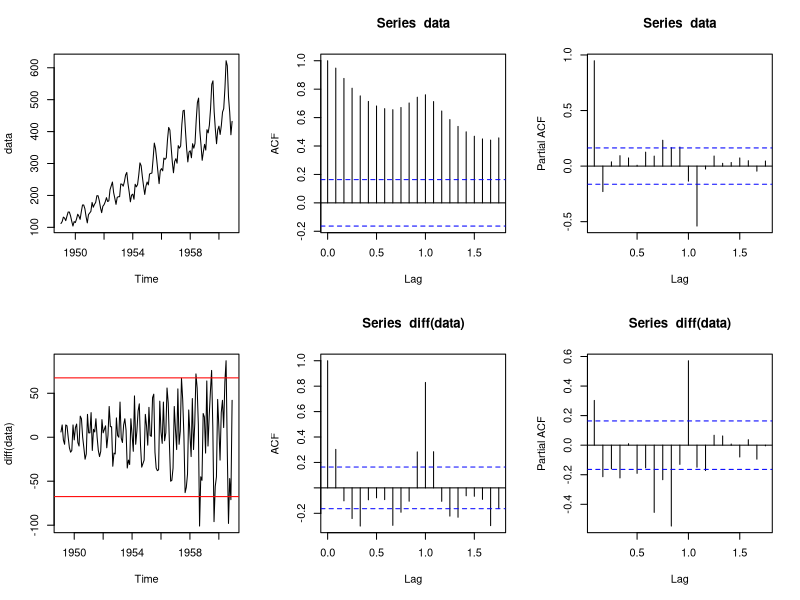
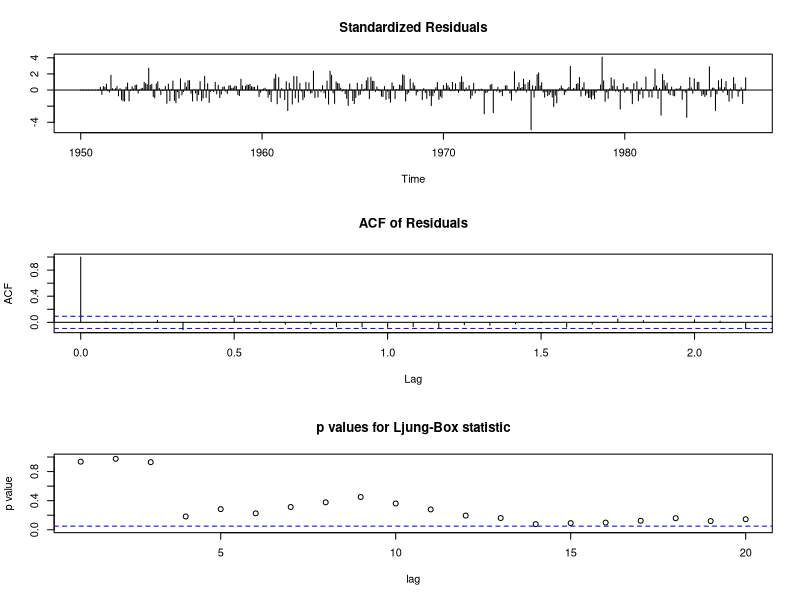
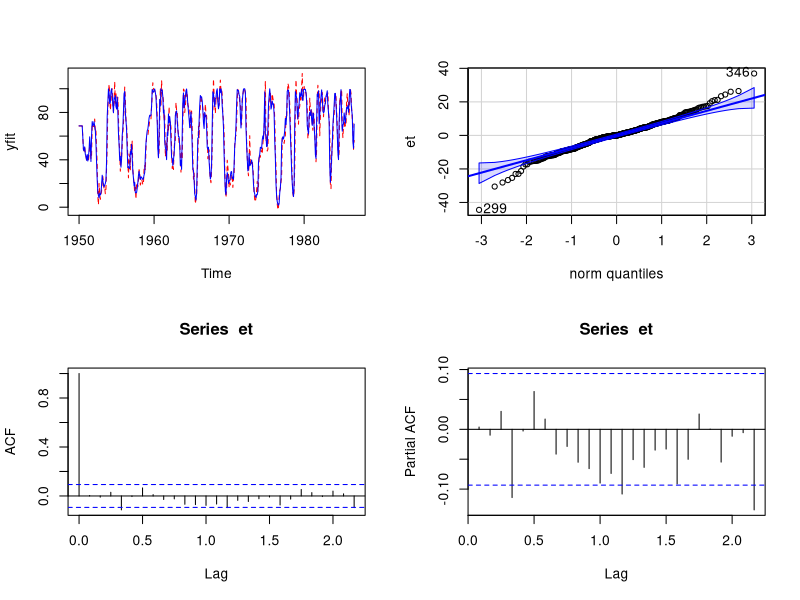
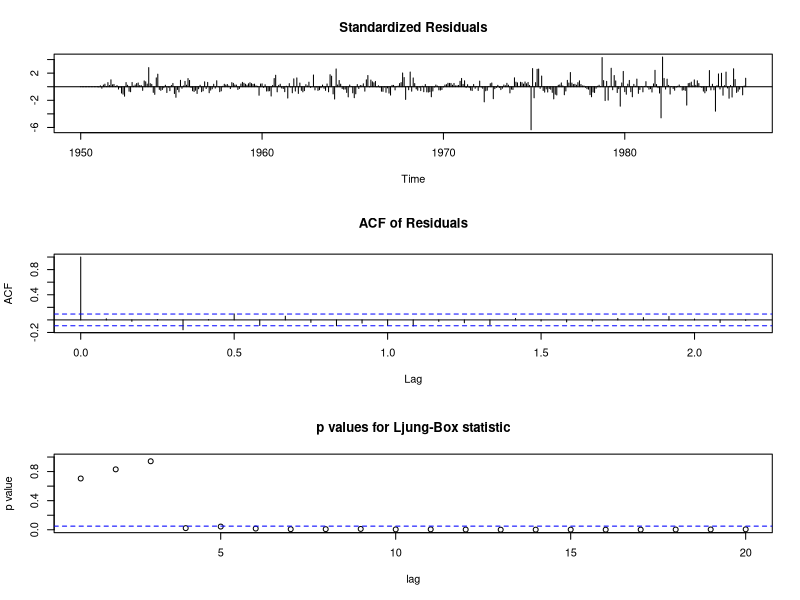
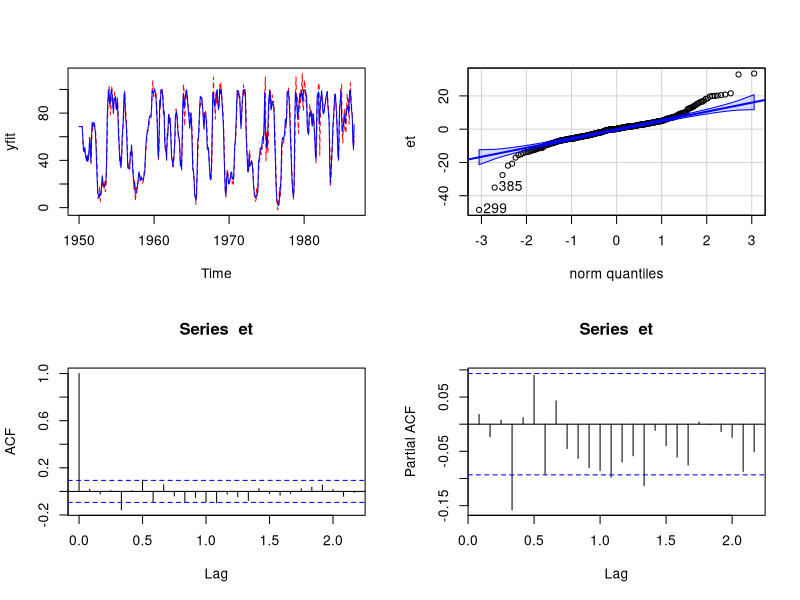
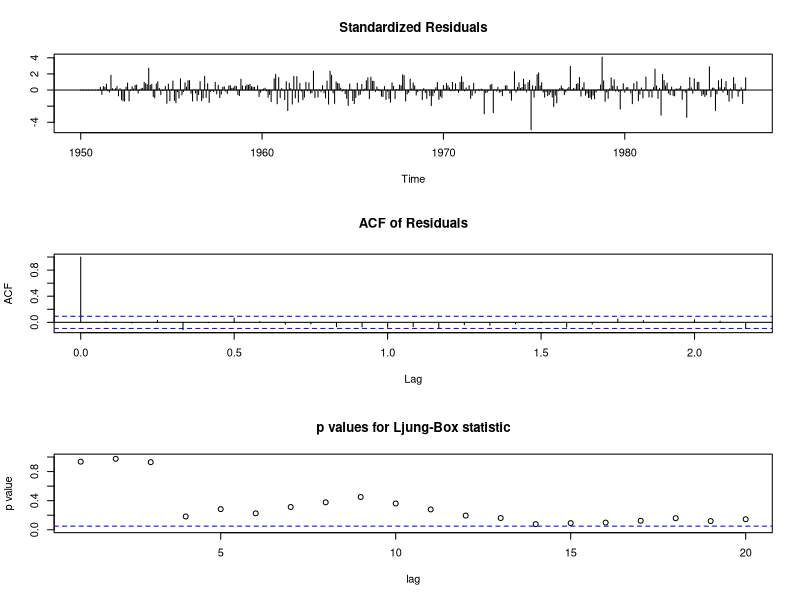
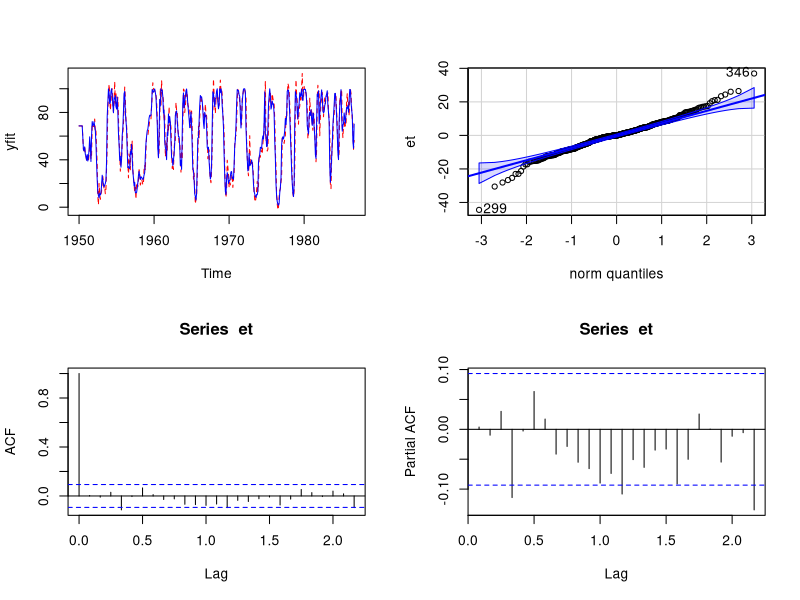
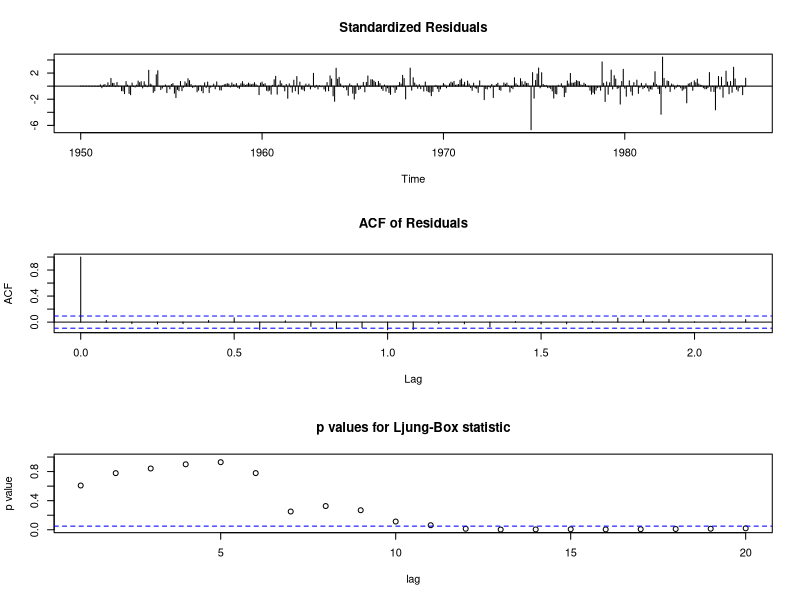

These charts were generated, in order, by the following R code:
## ---- chunk 1
library(tseries)
library(forecast)
#library(FitAR)
library(dynlm)
library(car)
library(urca)
## ---- chunk 2
plotserie = function(data){
  par(mfrow = c(2,3))
  plot(data)
  stats::acf(data)
  stats::pacf(data)
  
  plot(diff(data))
  abline(h=2*sd(diff(data)), col = "red")
  abline(h=-2*sd(diff(data)), col = "red")
  stats::acf(diff(data))
  stats::pacf(diff(data))
}

## ---- chunk 3
plotserieciclo = function(data, s) {
  par(mfrow = c(1,3))
  plot(diff(data, s))
  abline(h=2*sd(diff(data,s)), col = "red")
  abline(h=-2*sd(diff(data,s)), col = "red")
  stats::acf(diff(data,s))
  stats::pacf(diff(data,s))
}

## ---- chunk 4
plotresiduos = function(residuos, data) {
  par(mfrow = c(2,2))
  yfit = data - residuos
  plot(yfit, type="l", col="red", lty = 2)
  lines(data, col="blue")
  qqPlot(et)
  acf(et)
  pacf(et) 
}

## ---- chunk 5
ttest = function(modelo) {
  return(modelo$coef[which(modelo$coef!=0)] / sqrt(diag(modelo$var.coef)))
}
## ---- chunk 6
Lagtp = function(x, k){
  n = length(x)
  x1 = matrix(0, n)
  for (i in (k+1):n) {
    x1[i] = x[i-k]
  }
  return(x1)
}

## ---- chunk 7
matrix(0,3)
## ---- chunk 8
Lagt = function(x, k){
  n = length(x)
  x1 = matrix(0, n, k)
  for (j in 1:k){
    for (i in (j+1):n) {
      x1[i,j] = x[i-j]
    }
  }
  return(x1)
}
## ---- chunk 9
plotserie(AirPassengers)
## ---- chunk 10
AirPassengers
Lagtp(AirPassengers, 5)
Lagt(AirPassengers, 5)
## ---- chunk 11

rec = scan("recruit.dat")
soi=scan("soi.dat")
## ---- chunk 12
rec1<-ts(rec, start = c(1950,1), end = c(1986,9), frequency = 12) 
soi1<-ts(soi, start = c(1950,1), end = c(1986,9), frequency = 12)
length(rec1)
## ---- chunk 13
xreg1 = soi1
xreg1

## ---- chunk 14
modelo1 = Arima(rec1, order = c(1,1,0),
                 season = list(order = c(0,1,1), 
                               freq = 12),
                 xreg = xreg1)
## ---- chunk 15
tt <- modelo1$coef[which(modelo1$coef!=0)]/sqrt(diag(modelo1$var.coef))
1 - pt(abs(tt),(modelo1$nobs - length(modelo1$coef[which(modelo1$coef!=0)])))
## ---- chunk 16
modelo2 = Arima(rec1, order = c(1,1,0),
                 season = list(order = c(0,1,1), 
                               freq = 12),
                 xreg = xreg1)

## ---- chunk 17
BIC(modelo2) 
ttest(modelo2)
tt <- modelo2$coef[which(modelo2$coef!=0)]/sqrt(diag(modelo2$var.coef))
1 - pt(abs(tt),(modelo2$nobs - length(modelo2$coef[which(modelo2$coef!=0)])))

## ---- chunk 18
et <- residuals(modelo2)
Box.test(et,lag=12,type="Ljung-Box")
tsdiag(modelo2, gof.lag=20 )
jarque.bera.test(et)
plotresiduos(et, rec1)

## ---- chunk 19
xreg2 = soi1
xlag = Lagt(xreg2, 6)
xlag# FUNCION ARRIBA 6
## ---- chunk 20
modelo3 = Arima(rec1, order = c(1,1,0),
                 season = list(order = c(0,1,1), 
                               freq = 12), fixed=c(NA,NA,0,0,0,NA,NA,NA),
                 xreg = xlag)
## ---- chunk 21
BIC(modelo3)  
ttest(modelo3)
## ---- chunk 22
tt <- modelo3$coef[which(modelo3$coef!=0)]/sqrt(diag(modelo3$var.coef))
1 - pt(abs(tt),(modelo3$nobs - length(modelo3$coef[which(modelo3$coef!=0)])))
## ---- chunk 23
et <- residuals(modelo3)
Box.test(et,lag=12,type="Ljung-Box")
tsdiag(modelo3, gof.lag=20)
jarque.bera.test(et)
plotresiduos(et, rec1)

## ---- chunk 24
library(quantmod)
x1<-ts(Lagtp(soi1,6),frequency = 12)


modelo4 = Arima(rec1, order = c(1,1,0),
                 season = list(order = c(0,1,1), 
                               freq = 12),
                 xreg =  Lag(soi1,6))

## ---- chunk 25
modelo4
## ---- chunk 26
BIC(modelo4)   # 3162.614
ttest(modelo4)
tt <- modelo4$coef[which(modelo4$coef!=0)]/sqrt(diag(modelo4$var.coef))
1 - pt(abs(tt),(modelo4$nobs - length(modelo4$coef[which(modelo4$coef!=0)])))
## ---- chunk 27
et <- residuals(modelo4)
Box.test(et,lag=12,type="Ljung-Box")
tsdiag(modelo4, gof.lag=20)
jarque.bera.test(et) # Los residuos no son normales
plotresiduos(et, rec1)

## ---- chunk 28
xreg5 = soi1
xlag5 = Lagt(xreg5, 10)
xlag5
#lag456=xlag5[,4:6]# FUNCION ARRIBA 6
#lag456
## ---- chunk 29
modelo5 = Arima(rec1, order = c(4,1,0),
                 season = list(order = c(0,1,1), 
                               freq = 12), fixed=c(NA,0,0, NA,NA, 0,0,0,0, NA,NA,NA,NA,NA,0) ,
                 xreg = xlag5)
## ---- chunk 30
BIC(modelo5)   # 3162.614
ttest(modelo5)
tt <- modelo5$coef[which(modelo5$coef!=0)]/sqrt(diag(modelo5$var.coef))
1 - pt(abs(tt),(modelo4$nobs - length(modelo5$coef[which(modelo5$coef!=0)])))
## ---- chunk 31
et <- residuals(modelo5)
Box.test(et,lag=9,type="Ljung-Box")
tsdiag(modelo5, gof.lag=20)
jarque.bera.test(et) # Los residuos no son normales
plotresiduos(et, rec1)
## ---- chunk 32
newxreg1=soi[442:453]
newxreg1


pred <- predict(modelo2, n.ahead=12, newxreg =newxreg1)
pred


pred2 <- predict(modelo4, n.ahead=6, newxreg =newxreg1)  # modelo 4 soi hace seis periodos
pred2
#comparacion


length(soi)

z2<-ts(rec, start = c(1950,1), frequency = 12)
## ---- chunk 33
plot(forecast(modelo2, xreg =newxreg1 ))
lines(z2, col="blue")
lines(z2-residuals(modelo2), col="red")
## ---- chunk 34
plot(forecast(modelo4, xreg =newxreg1 ))
lines(z2, col="blue")
lines(z2-residuals(modelo4), col="red")

## ---- chunk 35
b=as.vector(pred$pred)
b
## ---- chunk 36
reales=rec[442:453]
## ---- chunk 37
pron=as.vector(pred2$pred)
## ---- chunk 38
sqrt((sum((reales- pron)^2))/length(reales))

## ---- chunk 39
ajustado=as.vector(modelo4$fitted)
reales1=rec[1:441]
sqrt((sum((reales1- ajustado)^2))/length(reales1))

## ---- chunk 40
ajustado2=as.vector(modelo2$fitted)
reales1=rec[1:441]
sqrt((sum((reales1- ajustado2)^2))/length(reales1))

## ---- chunk 41

sqrt((sum((reales- b)^2))/length(reales))
